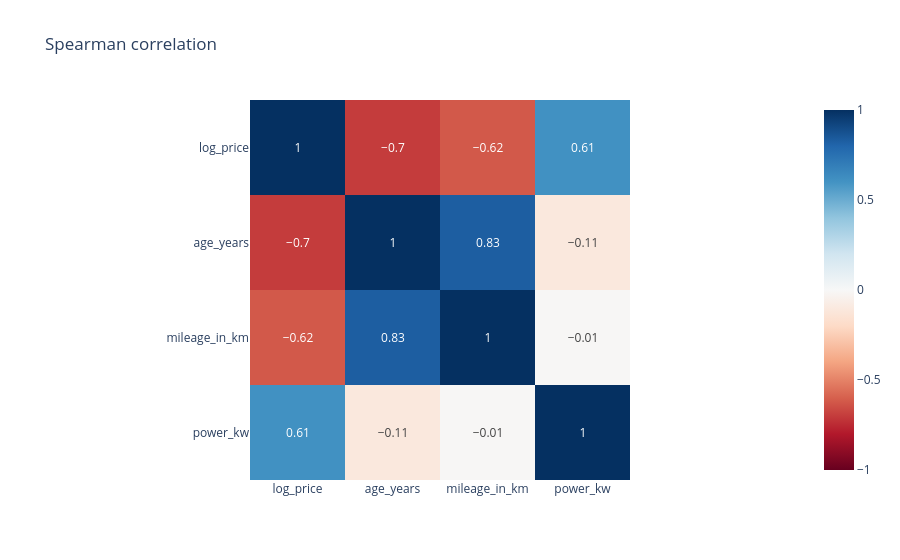

The code cell stored with this chart in its notebook:
### Code cell
corr_data = df[["price_in_euro", "age_years", "mileage_in_km", "power_kw"]].copy()
corr_data["price_in_euro"] = np.log(corr_data["price_in_euro"])
corr_data = corr_data.rename(columns={"price_in_euro": "log_price"})
corr = corr_data.corr(method="spearman").round(2)       # Spearman: no need for a straight-line relation
fig = px.imshow(corr, text_auto=True, color_continuous_scale="RdBu", zmin=-1, zmax=1,
                title="Spearman correlation")
fig.show()

### Figure 1 — Plotly figure (JSON) as saved in the notebook; plotly's stock layout.template omitted (floating-point values rounded to 4 significant figures)
{"data": [{"coloraxis": "coloraxis", "hovertemplate": "x: %{x}<br>y: %{y}<br>color: %{z}<extra></extra>", "name": "0", "texttemplate": "%{z}", "type": "heatmap", "x": ["log_price", "age_years", "mileage_in_km", "power_kw"], "xaxis": "x", "y": ["log_price", "age_years", "mileage_in_km", "power_kw"], "yaxis": "y", "z": [[1.0, -0.7, -0.62, 0.61], [-0.7, 1.0, 0.83, -0.11], [-0.62, 0.83, 1.0, -0.01], [0.61, -0.11, -0.01, 1.0]]}], "layout": {"coloraxis": {"autocolorscale": false, "cmax": 1, "cmin": -1, "colorscale": [[0.0, "rgb(103,0,31)"], [0.1, "rgb(178,24,43)"], [0.2, "rgb(214,96,77)"], [0.3, "rgb(244,165,130)"], [0.4, "rgb(253,219,199)"], [0.5, "rgb(247,247,247)"], [0.6, "rgb(209,229,240)"], [0.7, "rgb(146,197,222)"], [0.8, "rgb(67,147,195)"], [0.9, "rgb(33,102,172)"], [1.0, "rgb(5,48,97)"]]}, "title": {"text": "Spearman correlation"}, "xaxis": {"anchor": "y", "constrain": "domain", "domain": [0.0, 1.0], "scaleanchor": "y"}, "yaxis": {"anchor": "x", "autorange": "reversed", "constrain": "domain", "domain": [0.0, 1.0]}}}
